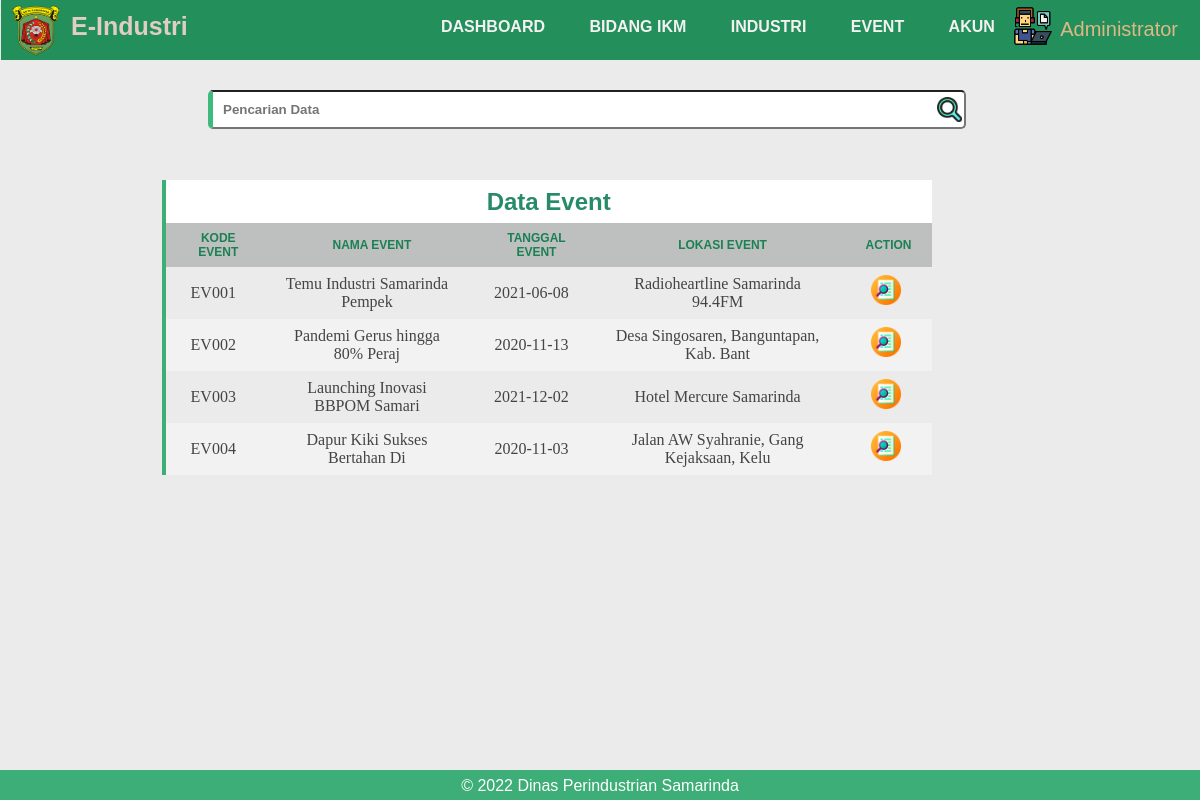
The app's page /admin/event.php (signed in) with its own data.
### tables this page shows
CREATE TABLE `event` (
  `kode_event` varchar(20) NOT NULL,
  `nama_event` varchar(30) NOT NULL,
  `tanggal_event` varchar(30) NOT NULL,
  `lokasi_event` varchar(40) NOT NULL,
  `keterangan` text NOT NULL,
  `gambar` blob NOT NULL
);

### admin/event.php (the view, shortened to what this page needs)
<?php
include '../konek.php';
if (isset($_SESSION['superadmin'])) {
	$query = "SELECT * FROM `event`";
	$exc = $konek->query($query);
} else {
	header("location:../login.php");
}
?>
<!DOCTYPE html>
<html lang="en">
<head>
	<link href="../css/index-admin.css" rel="stylesheet" type="text/css" />
</head>
<body>
		<div class="header-admin">
				<div class="corner-header">
					<li class="logo-admin"><img src="../image/dinas_kaltim.png" alt="" style="width: 50px;"></li>
					<ul class="title-app">E-Industri</ul>
					<ul class="navbar-admin">
						<li><a href="admin-dashboard.php">Dashboard</a></li>
						<li><a href="bidang_ikm.php">Bidang IKM</a></li>
						<li><a href="industri.php">Industri</a></li>
						<li><a href="event.php">Event</a></li>
						<li><a href="akun.php">Akun</a></li>
					</ul>
				</div>
				<div class="ikon-profil">
				<img src="../image/worker.png">
				<li class="dropdown" style="margin-right: -165px">Administrator
				</li>
			</div>
		</div>
		<div class="data">
			<form method="post" action="">
                <input style="font-weight:700; width: 80%; text-decoration: none; padding: 10px 10px; border-radius: 5px; border-left: 5px solid rgb(63, 186, 127); margin-top: -40px;" type="text" name="keyword" placeholder="Pencarian Data" autocomplete="off">
				<img src="../image/search.png" alt="" style="width: 25px; margin-left: 77%; display:block; margin-top: -32px;">
            </form>
		</div>
		<div class="tabel-content">
			<h2 style="width: 65%;padding: 8px 20px;margin-left: 13%">Data Event</h2>
			<table cellpadding="0" cellspacing="0" style="width: 65%;margin-left: 13%;text-align: center">
				<tbody style="text-align: center;font-size: 12px;">
					<tr>
						<th>Kode Event</th>
						<th>Nama Event</th>
                        <th>Tanggal Event</th>
                        <th>Lokasi Event</th>
						<th>Action</th>
					</tr>
				<tbody style="font-size: 16px;">
					<?php foreach ($exc as $row): ?>
					<tr>
						<td style="padding-left: 10px;"><?= $row['kode_event'] ?></td>
						<td style="padding-left: 10px;"><?= $row['nama_event'] ?></td>
                        <td style="padding-left: 10px;"><?= $row['tanggal_event'] ?></td>
                        <td style="padding-left: 10px;"><?= $row['lokasi_event'] ?></td>
						<td style="text-align: center;display: flex;">
							<div style="width: 55%;margin-left: 10px;"><a href="detail_event.php?kode_event=<?= $row['kode_event'] ?>"><img src="../image/detail.png" alt="" style="margin-left: -5px;"></a></div>
						</td>
					</tr>
					<?php endforeach ?>
				</tbody>
			</table>
		</div>
	<footer style="position:fixed; width: 100%; height: 30px; bottom: 0">
		<p align="middle" style="margin-top: 7px;position:relative;">© 2022 Dinas Perindustrian Samarinda</p>
	</footer>
</body>
</html>

### css/index-admin.css (style rules this page uses)
*, *:before, *:after { box-sizing: border-box; }
body { background-color: rgb(236, 235, 235); }
.header-admin { position: fixed; background: rgb(35, 144, 91); width: 101%; height: 60px; margin-left: -7px; margin-right: 10px; top: 0; }
.logo-admin { display: block; margin-left: 10px; margin-top: 4px; }
.title-app { margin-top: -55px; margin-left: 30px; color: #e0cdc3; font-weight: 900; font-size: 25px; font-family:'Trebuchet MS', 'Lucida Sans Unicode', 'Lucida Grande', 'Lucida Sans', Arial, sans-serif; margin-right: 10px; }
.navbar-admin { margin-left: 400px; margin-bottom: -20px; margin-top: -53px; padding: 0px; text-transform: uppercase; font-family: 'Gill Sans', 'Gill Sans MT', Calibri, 'Trebuchet MS', sans-serif; font-weight: bolder; }
.corner-header { background-color:white(44, 44, 44); color: Black; }
.corner-header img { width: 70px; display: block; margin-bottom: 10px; }
.corner-header ul li { margin-left: 30px; display:inline-block; font-size: 16px; margin-top: 5px; }
.corner-header a { color:rgb(243, 241, 241); text-decoration: none; transition: .3s; font-family:Verdana, Geneva, Tahoma, sans-serif; margin-top: 10px; margin-left: 10px; }
.ikon-profil { position:relative; line-height:3; margin:0; padding:0; list-style-type:none; list-style-position:inside; z-index: 2; }
.ikon-profil img { width: 40px; float: right; margin-right: 160px; margin-top: -10px; }
.dropdown { color: burlywood; float: right; margin-right: -130px; font-size: 20px; font-family: 'Franklin Gothic Medium', 'Arial Narrow', Arial, sans-serif; margin-top: -17px; text-transform: capitalize; }
footer { font-family: 'Libre Franklin', sans-serif; background-color: rgb(61, 174, 119); color: white; width: 101%; margin-left: -8px; height: 40px; margin-top: 24%; position: fixed; }
.data { margin-top: 100px; margin-bottom: 10px; text-align: left; width: 80%; margin-left: 200px; }
.tabel-content { margin-top: 40px; }
.tabel-content h2 { padding: 8px 20px; text-align: center; background-color: white; width: 45%; margin-top: 20px; border-left: 4px solid rgb(61, 174, 119); font-weight: bolder; margin-bottom: -1px; margin-left: 25%; font-family:'Gill Sans', 'Gill Sans MT', Calibri, 'Trebuchet MS', sans-serif; color: rgb(39, 138, 104); }
.tabel-content table { color: #444; border-collapse:separate; width: 40%; border-left: 4px solid rgb(61, 174, 119); }
.tabel-content tr th { background: #bebfbf; color: rgb(27, 128, 84); font-weight: bolder; font-family:Verdana, Geneva, Tahoma, sans-serif; text-transform: uppercase; }
.tabel-content th, td { padding: 8px 20px; text-align: center; }
.tabel-content tr:nth-child(even) { background-color: #f2f2f2; }
.tabel-content img { width: 30px; }

### records on screen
event: kode_event "EV001", nama_event "Temu Industri Samarinda Pempek", tanggal_event "2021-06-08", lokasi_event "Radioheartline Samarinda 94.4FM"
event: kode_event "EV002", nama_event "Pandemi Gerus hingga 80% Peraj", tanggal_event "2020-11-13", lokasi_event "Desa Singosaren, Banguntapan, Kab. Bant"
event: kode_event "EV003", nama_event "Launching Inovasi BBPOM Samari", tanggal_event "2021-12-02", lokasi_event "Hotel Mercure Samarinda"
event: kode_event "EV004", nama_event "Dapur Kiki Sukses Bertahan Di", tanggal_event "2020-11-03", lokasi_event "Jalan AW Syahranie, Gang Kejaksaan, Kelu"
